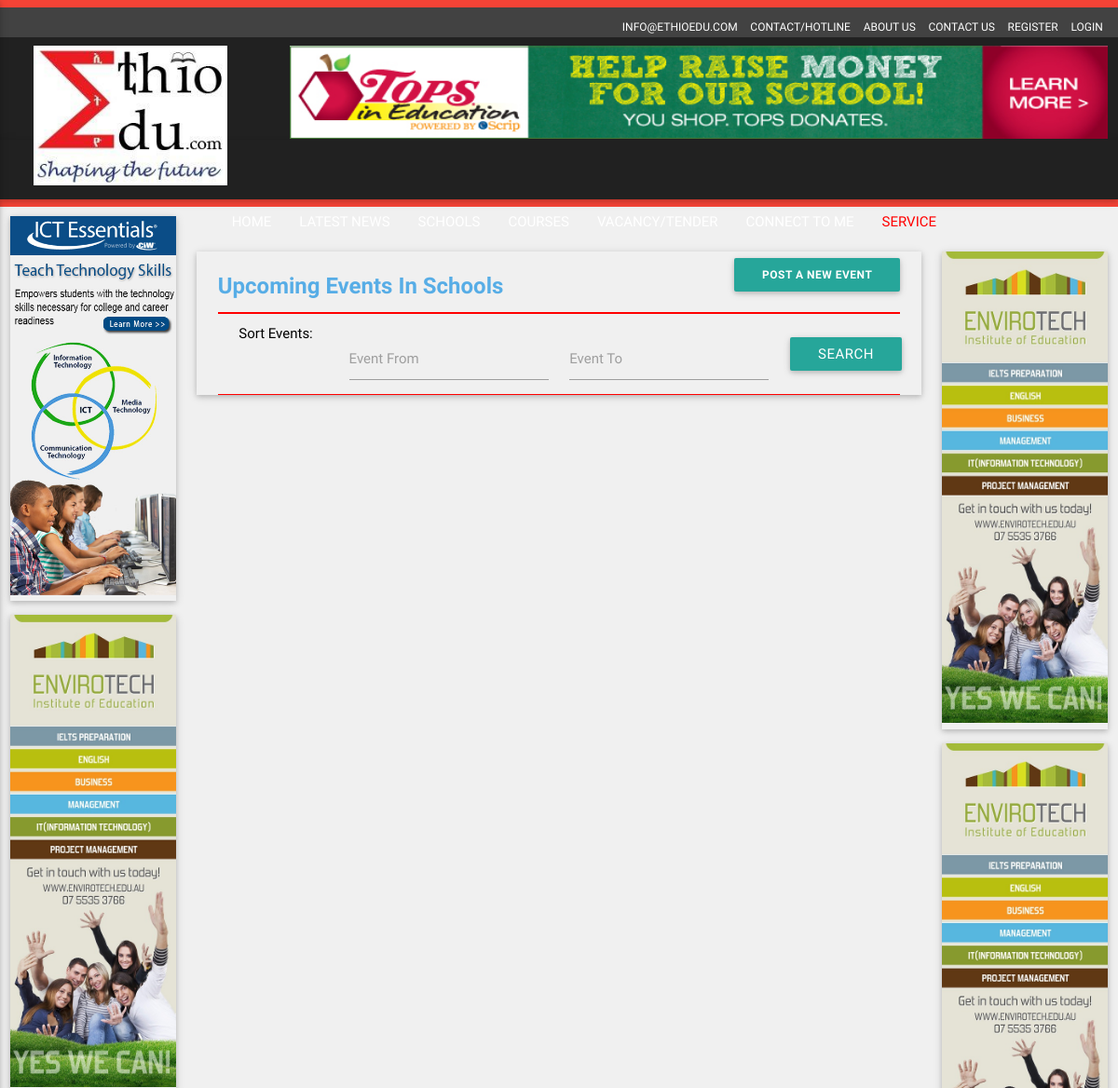
The page /index.php/event (upper part) on the database as committed earlier.
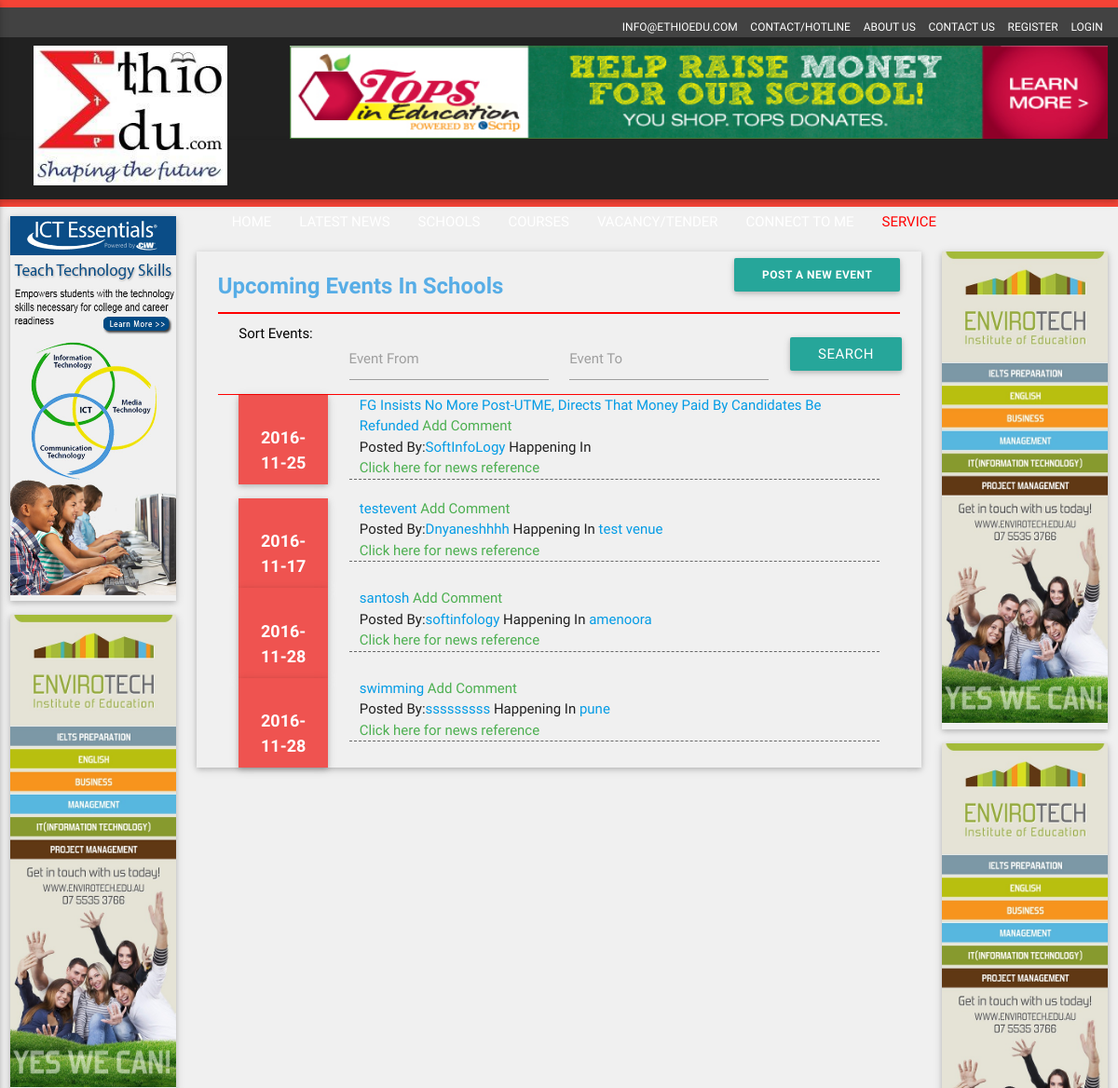
The same page on the database as committed later.
### tables this page shows
CREATE TABLE IF NOT EXISTS `tbl_posts` (
  `post_id` int(11) NOT NULL AUTO_INCREMENT,
  `post_title` varchar(100) NOT NULL,
  `post_desc` varchar(5000) NOT NULL,
  `post_category` varchar(50) NOT NULL,
  `post_attachment` varchar(50) NOT NULL,
  `post_author` varchar(50) NOT NULL,
  `post_source` varchar(50) NOT NULL,
  `post_date` varchar(50) NOT NULL,
  `post_time` varchar(50) NOT NULL,
  `post_venue` varchar(50) NOT NULL,
  `post_type` varchar(50) NOT NULL,
  `post_approve` varchar(10) NOT NULL,
  `user_id` int(11) NOT NULL,
  PRIMARY KEY (`post_id`),
  KEY `user_id` (`user_id`)
);

### application/controllers/event.php (called while the page is built, shortened)
<?php
class event extends CI_Controller {
    public function __construct()
    {
        $this->load->helper(array('form','url'));
        $this->load->library(array('session', 'form_validation', 'email'));
        $this->load->database();
        $this->load->model('init_models');
    }
    public function index() {
        $view_params = array(
            'm_title' => 'Events',
            'title' => 'Events'
        );
        $view_params['event'] = $this->init_models->selectevent();
        $this->load->view('event',$view_params);
    }
}

### index.php (called while the page is built, shortened)
<?php
require_once BASEPATH.'core/CodeIgniter.php';

### application/models/init_models.php (called while the page is built, shortened)
<?php
   class init_models extends CI_Model
   {
       public function selectevent()
      {
        $query = $this->db->query("select * from tbl_posts where post_type = 'event' && post_approve = 1");
        return $query->result_array();
      }
   }
?>

### application/views/event.php (the view, shortened to what the changed rows need)
<div class="service-wrap ">
    <div class="row">
        <div class="col s12 m8 grid-example">
            <div class="event_details col m12 z-depth-1">
                <div class="col m12 s12">
                    <div class="page-heading-wrap">
                        <h1 class="page-heading">Upcoming Events In Schools<span class="Event-button"><a href="<?php echo base_url().'index.php/new_events'?>"class="waves-effect waves-light btn">Post A New Event</a></span></h1>
                    </div>
                </div>
                <div class="col s12 m12 ">
                    <div class="event_list">
                    <?php
                          if(isset($_POST['searchaction'])){
                            $sdate = $_POST['newsd1'];
                            $edate = $_POST['newsd2'];
                            $query = $this->db->query("select * from tbl_posts where post_date between '".$sdate."' and '".$edate."' and  post_type = 'event' and post_approve = 1");
                            }else{
                                $query = $this->db->query("select * from tbl_posts where post_type = 'event' and post_approve = 1");
                            }
                     foreach($query->result_array() as $row)
                        { ?>
                   <?php $event_id = $row['post_id'];
                                ?>
                           <div class="col m12 event_content">
                            <div class="event_date col m2">
                                <div class="edate z-depth-1 red lighten-1 white-text center-align">
                                    <strong></strong><br>
                                    <span class="b_date"><?php echo $row['post_date']; ?></span><br>
                                </div>
                            </div>
                            <div class="event_list_content col m10">
                                    <div class="elist_content row ">
                                            <div class="elist_info col m12">
                                                <a href="<?php echo base_url().'index.php/event_details?id='.$event_id?>"> <?php echo $row['post_title']; ?> <span class="green-text">Add Comment</span></a><br>
                                                <span>Posted By:<a href="#"><?php echo $row['post_author'];?></a> Happening In <a href="#"><?php echo $row['post_venue'];  ?></a></span><br>
                                                <a href="#" class="green-text">Click here for news reference</a>
                                            </div>
                                    </div>
                                </div>
                            </div>
                            <?php } ?>
                        </div>
                    </div>
                </div>
            </div>
    </div>
</div>

Rows that differ between the two databases and show on the page:
now on this page (row edited): tbl_posts: post_date "2016-11-25", post_title "FG Insists No More Post-UTME, Directs That Money Paid By Candidates Be Refunded", post_author "SoftInfoLogy"
now on this page (row edited): tbl_posts: post_date "2016-11-17", post_title "testevent", post_author "Dnyaneshhhh", post_venue "test venue"
added tbl_posts: post_date "2016-11-28", post_title "santosh", post_author "softinfology", post_venue "amenoora"
added tbl_posts: post_date "2016-11-28", post_title "swimming", post_author "sssssssss", post_venue "pune"
